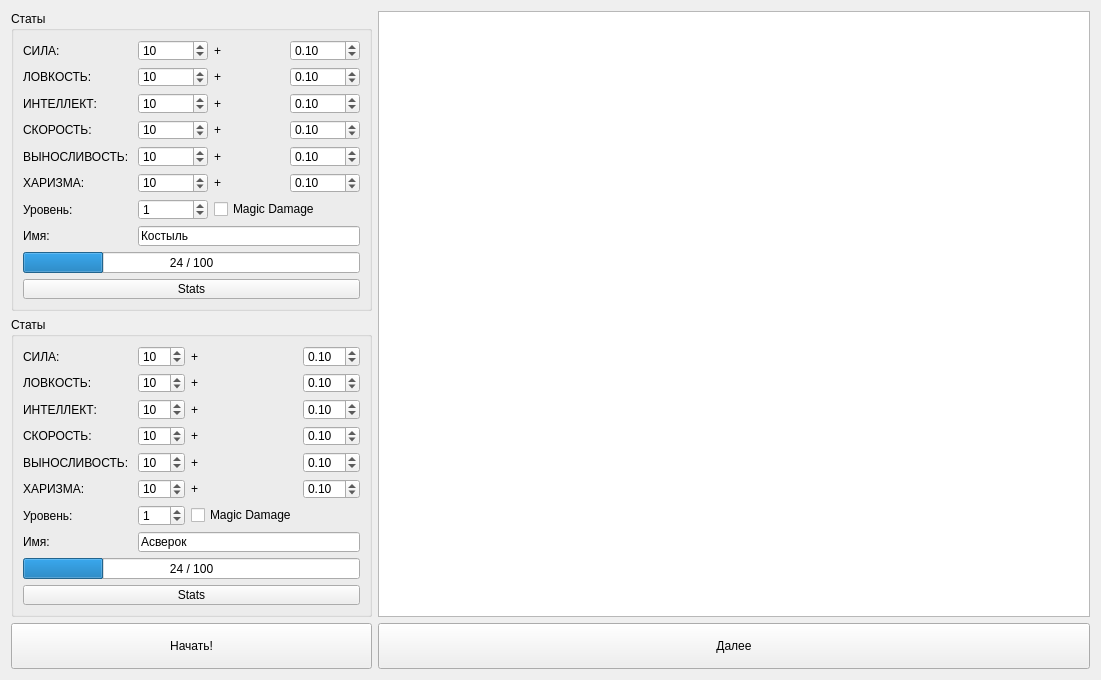
<?xml version="1.0" encoding="UTF-8"?>
<ui version="4.0">
 <class>TestForm</class>
 <widget class="QWidget" name="TestForm">
  <property name="geometry">
   <rect>
    <x>0</x>
    <y>0</y>
    <width>1101</width>
    <height>680</height>
   </rect>
  </property>
  <property name="windowTitle">
   <string>Form</string>
  </property>
  <layout class="QGridLayout" name="gridLayout_3">
   <item row="1" column="0">
    <widget class="QGroupBox" name="groupBox">
     <property name="maximumSize">
      <size>
       <width>16777215</width>
       <height>300</height>
      </size>
     </property>
     <property name="title">
      <string>Статы</string>
     </property>
     <layout class="QGridLayout" name="gridLayout_2">
      <item row="2" column="2">
       <widget class="QLabel" name="label_13">
        <property name="text">
         <string>+</string>
        </property>
       </widget>
      </item>
      <item row="8" column="0" colspan="4">
       <widget class="QProgressBar" name="hpbar_">
        <property name="value">
         <number>24</number>
        </property>
        <property name="alignment">
         <set>Qt::AlignCenter</set>
        </property>
        <property name="format">
         <string>%v / %m</string>
        </property>
       </widget>
      </item>
      <item row="3" column="0">
       <widget class="QLabel" name="label_14">
        <property name="text">
         <string>СКОРОСТЬ: </string>
        </property>
       </widget>
      </item>
      <item row="4" column="0">
       <widget class="QLabel" name="label_15">
        <property name="text">
         <string>ВЫНОСЛИВОСТЬ: </string>
        </property>
       </widget>
      </item>
      <item row="2" column="1">
       <widget class="QSpinBox" name="int_2">
        <property name="maximum">
         <number>999</number>
        </property>
        <property name="value">
         <number>10</number>
        </property>
       </widget>
      </item>
      <item row="3" column="3">
       <widget class="QDoubleSpinBox" name="spd_pl_2">
        <property name="maximum">
         <double>10.000000000000000</double>
        </property>
        <property name="value">
         <double>0.100000000000000</double>
        </property>
       </widget>
      </item>
      <item row="1" column="0">
       <widget class="QLabel" name="label_18">
        <property name="text">
         <string>ЛОВКОСТЬ: </string>
        </property>
       </widget>
      </item>
      <item row="2" column="0">
       <widget class="QLabel" name="label_17">
        <property name="text">
         <string>ИНТЕЛЛЕКТ: </string>
        </property>
       </widget>
      </item>
      <item row="0" column="3">
       <widget class="QDoubleSpinBox" name="str_pl_2">
        <property name="maximum">
         <double>10.000000000000000</double>
        </property>
        <property name="value">
         <double>0.100000000000000</double>
        </property>
       </widget>
      </item>
      <item row="4" column="2">
       <widget class="QLabel" name="label_20">
        <property name="text">
         <string>+</string>
        </property>
       </widget>
      </item>
      <item row="0" column="0">
       <widget class="QLabel" name="label_19">
        <property name="text">
         <string>СИЛА: </string>
        </property>
       </widget>
      </item>
      <item row="1" column="2">
       <widget class="QLabel" name="label_16">
        <property name="text">
         <string>+</string>
        </property>
       </widget>
      </item>
      <item row="1" column="1">
       <widget class="QSpinBox" name="agi_2">
        <property name="maximum">
         <number>999</number>
        </property>
        <property name="value">
         <number>10</number>
        </property>
       </widget>
      </item>
      <item row="4" column="3">
       <widget class="QDoubleSpinBox" name="end_pl_2">
        <property name="maximum">
         <double>10.000000000000000</double>
        </property>
        <property name="value">
         <double>0.100000000000000</double>
        </property>
       </widget>
      </item>
      <item row="0" column="1">
       <widget class="QSpinBox" name="str_2">
        <property name="maximum">
         <number>999</number>
        </property>
        <property name="value">
         <number>10</number>
        </property>
       </widget>
      </item>
      <item row="0" column="2">
       <widget class="QLabel" name="label_21">
        <property name="text">
         <string>+</string>
        </property>
       </widget>
      </item>
      <item row="3" column="2">
       <widget class="QLabel" name="label_22">
        <property name="text">
         <string>+</string>
        </property>
       </widget>
      </item>
      <item row="1" column="3">
       <widget class="QDoubleSpinBox" name="agi_pl_2">
        <property name="maximum">
         <double>10.000000000000000</double>
        </property>
        <property name="value">
         <double>0.100000000000000</double>
        </property>
       </widget>
      </item>
      <item row="5" column="0">
       <widget class="QLabel" name="label_23">
        <property name="text">
         <string>ХАРИЗМА:</string>
        </property>
       </widget>
      </item>
      <item row="2" column="3">
       <widget class="QDoubleSpinBox" name="int_pl_2">
        <property name="maximum">
         <double>10.000000000000000</double>
        </property>
        <property name="value">
         <double>0.100000000000000</double>
        </property>
       </widget>
      </item>
      <item row="3" column="1">
       <widget class="QSpinBox" name="spd_2">
        <property name="maximum">
         <number>999</number>
        </property>
        <property name="value">
         <number>10</number>
        </property>
       </widget>
      </item>
      <item row="4" column="1">
       <widget class="QSpinBox" name="end_2">
        <property name="maximum">
         <number>999</number>
        </property>
        <property name="value">
         <number>10</number>
        </property>
       </widget>
      </item>
      <item row="6" column="1">
       <widget class="QSpinBox" name="lvl_2">
        <property name="value">
         <number>1</number>
        </property>
       </widget>
      </item>
      <item row="5" column="2">
       <widget class="QLabel" name="label_24">
        <property name="text">
         <string>+</string>
        </property>
       </widget>
      </item>
      <item row="5" column="3">
       <widget class="QDoubleSpinBox" name="cha_pl_2">
        <property name="maximum">
         <double>10.000000000000000</double>
        </property>
        <property name="value">
         <double>0.100000000000000</double>
        </property>
       </widget>
      </item>
      <item row="5" column="1">
       <widget class="QSpinBox" name="cha_2">
        <property name="maximum">
         <number>999</number>
        </property>
        <property name="value">
         <number>10</number>
        </property>
       </widget>
      </item>
      <item row="7" column="1" colspan="3">
       <widget class="QLineEdit" name="name_2">
        <property name="text">
         <string>Асверок</string>
        </property>
       </widget>
      </item>
      <item row="6" column="2">
       <widget class="QCheckBox" name="md_2">
        <property name="text">
         <string>Magic Damage</string>
        </property>
       </widget>
      </item>
      <item row="6" column="0">
       <widget class="QLabel" name="label_26">
        <property name="text">
         <string>Уровень: </string>
        </property>
       </widget>
      </item>
      <item row="7" column="0">
       <widget class="QLabel" name="label_28">
        <property name="text">
         <string>Имя:</string>
        </property>
       </widget>
      </item>
      <item row="9" column="0" colspan="4">
       <widget class="QPushButton" name="pushButton_4">
        <property name="text">
         <string>Stats</string>
        </property>
       </widget>
      </item>
     </layout>
    </widget>
   </item>
   <item row="0" column="0">
    <widget class="QGroupBox" name="groupBox_2">
     <property name="maximumSize">
      <size>
       <width>16777215</width>
       <height>300</height>
      </size>
     </property>
     <property name="title">
      <string>Статы</string>
     </property>
     <layout class="QGridLayout" name="gridLayout">
      <item row="4" column="0">
       <widget class="QLabel" name="label_9">
        <property name="text">
         <string>ВЫНОСЛИВОСТЬ: </string>
        </property>
       </widget>
      </item>
      <item row="2" column="2">
       <widget class="QLabel" name="label_6">
        <property name="text">
         <string>+</string>
        </property>
       </widget>
      </item>
      <item row="3" column="0">
       <widget class="QLabel" name="label_7">
        <property name="text">
         <string>СКОРОСТЬ: </string>
        </property>
       </widget>
      </item>
      <item row="1" column="0">
       <widget class="QLabel" name="label_3">
        <property name="text">
         <string>ЛОВКОСТЬ: </string>
        </property>
       </widget>
      </item>
      <item row="3" column="3">
       <widget class="QDoubleSpinBox" name="spd_pl_1">
        <property name="maximum">
         <double>10.000000000000000</double>
        </property>
        <property name="value">
         <double>0.100000000000000</double>
        </property>
       </widget>
      </item>
      <item row="2" column="1">
       <widget class="QSpinBox" name="int_1">
        <property name="maximum">
         <number>999</number>
        </property>
        <property name="value">
         <number>10</number>
        </property>
       </widget>
      </item>
      <item row="2" column="0">
       <widget class="QLabel" name="label_5">
        <property name="text">
         <string>ИНТЕЛЛЕКТ: </string>
        </property>
       </widget>
      </item>
      <item row="1" column="2">
       <widget class="QLabel" name="label_4">
        <property name="text">
         <string>+</string>
        </property>
       </widget>
      </item>
      <item row="4" column="2">
       <widget class="QLabel" name="label_10">
        <property name="text">
         <string>+</string>
        </property>
       </widget>
      </item>
      <item row="4" column="3">
       <widget class="QDoubleSpinBox" name="end_pl_1">
        <property name="maximum">
         <double>10.000000000000000</double>
        </property>
        <property name="value">
         <double>0.100000000000000</double>
        </property>
       </widget>
      </item>
      <item row="0" column="3">
       <widget class="QDoubleSpinBox" name="str_pl_1">
        <property name="maximum">
         <double>10.000000000000000</double>
        </property>
        <property name="value">
         <double>0.100000000000000</double>
        </property>
       </widget>
      </item>
      <item row="0" column="0">
       <widget class="QLabel" name="label">
        <property name="text">
         <string>СИЛА: </string>
        </property>
       </widget>
      </item>
      <item row="1" column="1">
       <widget class="QSpinBox" name="agi_1">
        <property name="maximum">
         <number>999</number>
        </property>
        <property name="value">
         <number>10</number>
        </property>
       </widget>
      </item>
      <item row="1" column="3">
       <widget class="QDoubleSpinBox" name="agi_pl_1">
        <property name="maximum">
         <double>10.000000000000000</double>
        </property>
        <property name="value">
         <double>0.100000000000000</double>
        </property>
       </widget>
      </item>
      <item row="0" column="2">
       <widget class="QLabel" name="label_2">
        <property name="text">
         <string>+</string>
        </property>
       </widget>
      </item>
      <item row="0" column="1">
       <widget class="QSpinBox" name="str_1">
        <property name="maximum">
         <number>999</number>
        </property>
        <property name="value">
         <number>10</number>
        </property>
       </widget>
      </item>
      <item row="5" column="1">
       <widget class="QSpinBox" name="cha_1">
        <property name="maximum">
         <number>999</number>
        </property>
        <property name="value">
         <number>10</number>
        </property>
       </widget>
      </item>
      <item row="3" column="2">
       <widget class="QLabel" name="label_8">
        <property name="text">
         <string>+</string>
        </property>
       </widget>
      </item>
      <item row="4" column="1">
       <widget class="QSpinBox" name="end_1">
        <property name="maximum">
         <number>999</number>
        </property>
        <property name="value">
         <number>10</number>
        </property>
       </widget>
      </item>
      <item row="3" column="1">
       <widget class="QSpinBox" name="spd_1">
        <property name="maximum">
         <number>999</number>
        </property>
        <property name="value">
         <number>10</number>
        </property>
       </widget>
      </item>
      <item row="2" column="3">
       <widget class="QDoubleSpinBox" name="int_pl_1">
        <property name="maximum">
         <double>10.000000000000000</double>
        </property>
        <property name="value">
         <double>0.100000000000000</double>
        </property>
       </widget>
      </item>
      <item row="5" column="0">
       <widget class="QLabel" name="label_11">
        <property name="text">
         <string>ХАРИЗМА:</string>
        </property>
       </widget>
      </item>
      <item row="5" column="3">
       <widget class="QDoubleSpinBox" name="cha_pl_1">
        <property name="maximum">
         <double>10.000000000000000</double>
        </property>
        <property name="value">
         <double>0.100000000000000</double>
        </property>
       </widget>
      </item>
      <item row="5" column="2">
       <widget class="QLabel" name="label_12">
        <property name="text">
         <string>+</string>
        </property>
       </widget>
      </item>
      <item row="8" column="0" colspan="4">
       <widget class="QProgressBar" name="hpbar_1">
        <property name="value">
         <number>24</number>
        </property>
        <property name="alignment">
         <set>Qt::AlignCenter</set>
        </property>
        <property name="format">
         <string>%v / %m</string>
        </property>
       </widget>
      </item>
      <item row="6" column="2" colspan="2">
       <widget class="QCheckBox" name="md_1">
        <property name="text">
         <string>Magic Damage</string>
        </property>
       </widget>
      </item>
      <item row="6" column="0">
       <widget class="QLabel" name="label_25">
        <property name="text">
         <string>Уровень: </string>
        </property>
       </widget>
      </item>
      <item row="7" column="0">
       <widget class="QLabel" name="label_27">
        <property name="text">
         <string>Имя:</string>
        </property>
       </widget>
      </item>
      <item row="6" column="1">
       <widget class="QSpinBox" name="lvl_1">
        <property name="value">
         <number>1</number>
        </property>
       </widget>
      </item>
      <item row="7" column="1" colspan="3">
       <widget class="QLineEdit" name="name_1">
        <property name="text">
         <string>Костыль</string>
        </property>
       </widget>
      </item>
      <item row="9" column="0" colspan="4">
       <widget class="QPushButton" name="pushButton_3">
        <property name="text">
         <string>Stats</string>
        </property>
       </widget>
      </item>
     </layout>
    </widget>
   </item>
   <item row="0" column="1" rowspan="2">
    <widget class="QTextEdit" name="textEdit"/>
   </item>
   <item row="2" column="0">
    <widget class="QPushButton" name="pushButton">
     <property name="sizePolicy">
      <sizepolicy hsizetype="Minimum" vsizetype="Preferred">
       <horstretch>0</horstretch>
       <verstretch>0</verstretch>
      </sizepolicy>
     </property>
     <property name="text">
      <string>Начать!</string>
     </property>
    </widget>
   </item>
   <item row="2" column="1">
    <widget class="QPushButton" name="pushButton_2">
     <property name="sizePolicy">
      <sizepolicy hsizetype="Minimum" vsizetype="Preferred">
       <horstretch>0</horstretch>
       <verstretch>0</verstretch>
      </sizepolicy>
     </property>
     <property name="text">
      <string>Далее</string>
     </property>
    </widget>
   </item>
  </layout>
 </widget>
 <resources/>
 <connections/>
</ui>
